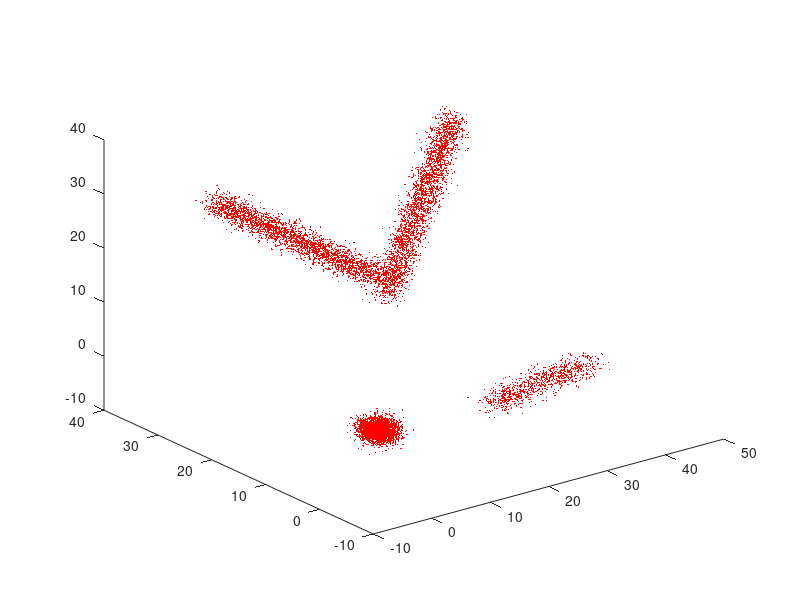

This figure's MATLAB source:
mu = zeros(3,1);
DATA.Coordinate = zeros(200000 , 3);
for time = 1 : 20
    for i = 1 : 60
        x = (21-time)*sin(i*pi/30)+21-time;
        y = (21-time)*cos(i*pi/30)+21-time;
        z = 21-time;
        mu(:,i+(time-1)*200) = [x y z];
    end;
    for j = 1 : 60
        x = j/2+15;
        y = j/3+15;
        z = j/4+15;
    mu(:,60+j+(time-1)*200) = [x y z];
    end
    for k = 1 : 60
        x = sin(k);
        y = k/2;
        z = 30;
        mu(:,120+k+(time-1)*200) = [x y z];
    end
    for i = 1 : 20
        x = i+time;
        y = sqrt(i);
        z = 0;
        mu(:,180+i+(time-1)*200) = [x y z];
    end
end
mu = mu';

for i = 1 : 4000
    MU = mu(i,:) ;
    SIGMA = [1 0 0 ; 0 1 0 ; 0 0 1] ;
    DATA.Coordinate( (i*50 - 49): (i*50), :) = mvnrnd(MU,SIGMA,50);
end
for i = 1:20
    index = (i-1)*10000 + randperm(10000);
    ind_old = ((i-1)*10000+1):(i*10000);
    DATA.Coordinate(ind_old , :) = DATA.Coordinate(index , :);
end
for i = 1 : 20
    plot3(DATA.Coordinate(10000*(i-1)+1:10000*i,1),DATA.Coordinate(10000*(i-1)+1:10000*i,2),DATA.Coordinate(10000*(i-1)+1:10000*i,3),'r.','MarkerSize',0.5);
    pause(1);
end

